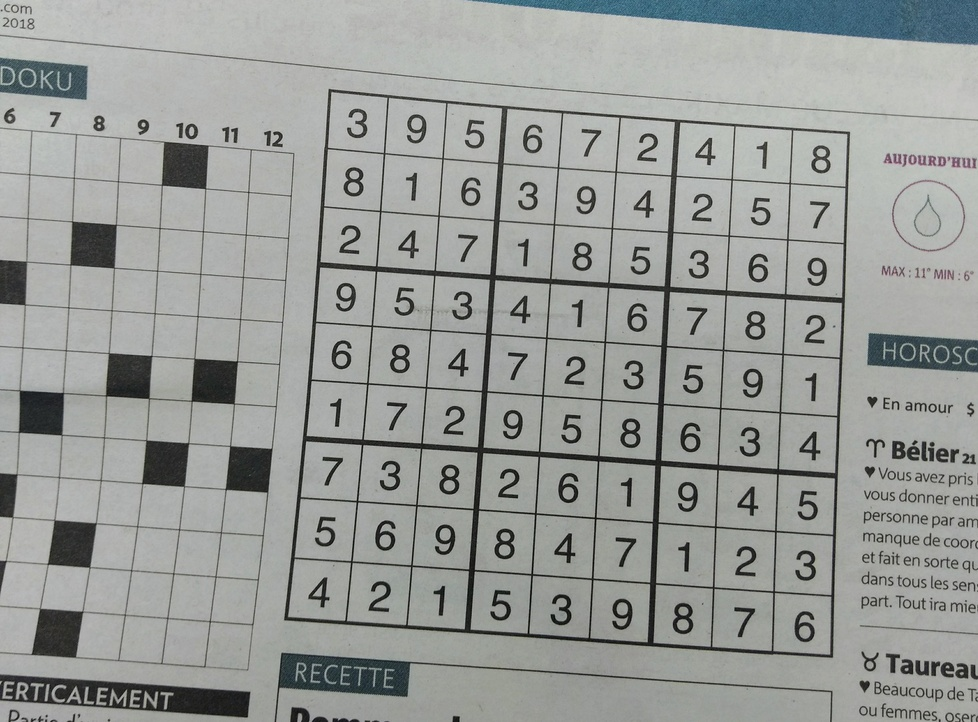
#> input picture sudoku.jpeg, 978 x 722 px, shrunk from 3389 x 2501 before the run
$ jupyter execute --allow-errors Sudoku.ipynb   (shell and % lines are left out)
#> lines starting #> are read from the running program, lines starting #| are printed output that depends on the picture; after the words box and inside, x2 and y2 are one past the last pixel; in counts of white or black regions, pixels touching at a corner belong together
[cell 1]
import cv2
import imutils
import matplotlib.pyplot as plt
import numpy as np
from imutils.perspective import four_point_transform
from inference_sdk import InferenceHTTPClient, InferenceConfiguration
import os

[cell 2]
sudoku_image = cv2.imread("sudoku.jpeg")
#> sudoku_image is the input picture: shape (722, 978, 3); mean B, G, R 152.1, 155.1, 152.4
gray = cv2.cvtColor(sudoku_image, cv2.COLOR_BGR2GRAY)

fig, ax = plt.subplots()
ax.imshow(sudoku_image)
ax.set_xticks([])
ax.set_yticks([])
fig.suptitle("Sudoku image")
plt.show()

# Blur

To blur the image we are going to perform a convolution between some averaging kernel and the image. We could use the box filter which will take the average of $n x n$ pixels and assign that value to the center pixel.

For example,

$$A_3 = \begin{bmatrix}
1 & 1 & 1 \\
1 & 1 & 1 \\
1 & 1 & 1
\end{bmatrix}$$

Define the sum of all elements to be the norm defined below.

$$\text{norm(A)} = \sum_i^n \sum_j^n a_{ij}$$

$$kernel = \frac{A}{norm(A)} = \begin{bmatrix}
\frac{1}{9} & \frac{1}{9} & \frac{1}{9} \\
\frac{1}{9} & \frac{1}{9} & \frac{1}{9} \\
\frac{1}{9} & \frac{1}{9} & \frac{1}{9}
\end{bmatrix}$$

It turns out that the Gaussian Kernel is a much better blur filter as it gives more weight to the nearby neighbors.

The 2-D gaussian is represented by
$G(u, v) = \frac{1}{2 \pi \sigma^2}e^{-\frac{u^2+v^2}{2\sigma^2}}$.

Since we don't want to make the image ligher, we need to normalize the gaussian kernel. The kernel is a discrete representation of the continuous function, therefore we can normalize in the same way as above ($\frac{A}{norm(A)}$).

Below, I have plotted the 2-D gaussian function.

[cell 3]
sigma = 1.5
x = np.linspace(-5, 5)
y = np.linspace(-5, 5)

x, y = np.meshgrid(x, y)
g = (1 / (2 * np.pi * sigma ** 2)) * np.exp(-(x ** 2 + y ** 2) / (2 * sigma ** 2))

figure = plt.figure(figsize=(15, 15))
ax = figure.add_subplot(2, 1, 1, projection='3d')

ax.plot_surface(x, y, g, edgecolor='royalblue', lw=0.5, rstride=8, cstride=8,
                alpha=0.3)
ax.set(xlim=(-5, 5), ylim=(-5, 5), zlim=(-0.05, 0.075),
       xlabel='X', ylabel='Y', zlabel='Z')
ax.contour(x, y, g, zdir='y', offset=5, cmap='coolwarm')
ax.contour(x, y, g, zdir='x', offset=-5, cmap='coolwarm')
ax.contour(x, y, g, zdir='z', offset=-0.05, cmap='coolwarm')

plt.title("2D Gaussian")
plt.show()

[cell 4]
blur = cv2.GaussianBlur(gray, (15, 15), 0)

blur_100 = cv2.GaussianBlur(gray, (101, 101), 0)
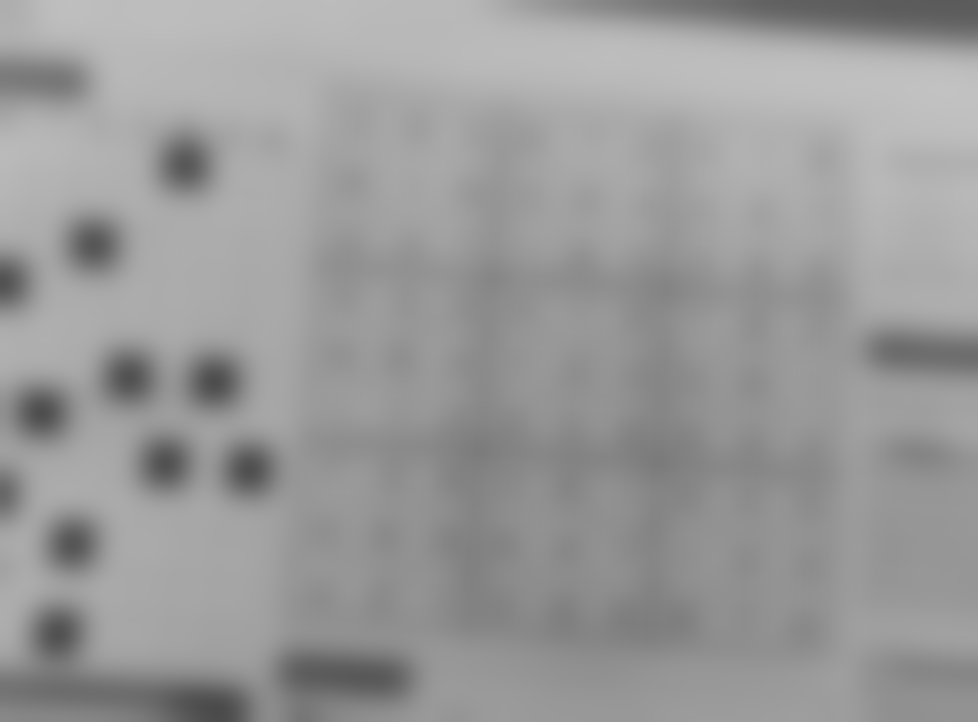
#> blur_100: shape (722, 978); min 75, max 194, mean 154

fig, (ax1, ax2, ax3) = plt.subplots(1, 3, figsize=(15, 5))
ax1.plot(x, y)

ax1.imshow(gray, cmap='gray')
ax1.set_title("Original")
ax1.set_xticks([])
ax1.set_yticks([])

ax2.imshow(blur, cmap='gray')
ax2.set_title("Blurred")
ax2.set_xticks([])
ax2.set_yticks([])

ax3.imshow(blur_100, cmap='gray')
ax3.set_title("Blurred with 101x101 kernel")
ax3.set_xticks([])
ax3.set_yticks([])

plt.show()
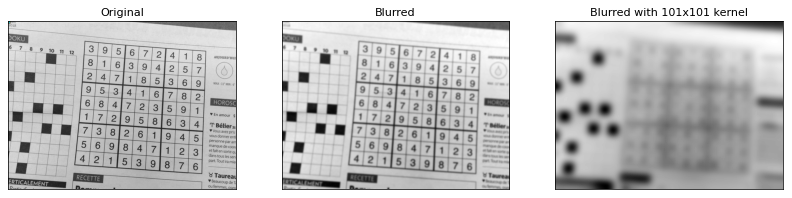
#> figure drawn by matplotlib, 3 panels

# Thresholding

Thresholding is going to replace any pixel below a given threshold value with a black pixel and replace any pixel above the threshold with a white value.

Adaptive thresholding works similiarly to global thresholding but changes the threshold value in a local region. This will work better when there is variable lighting in the image.

[cell 5]
_, threshold = cv2.threshold(blur, 100, 255, cv2.THRESH_BINARY)
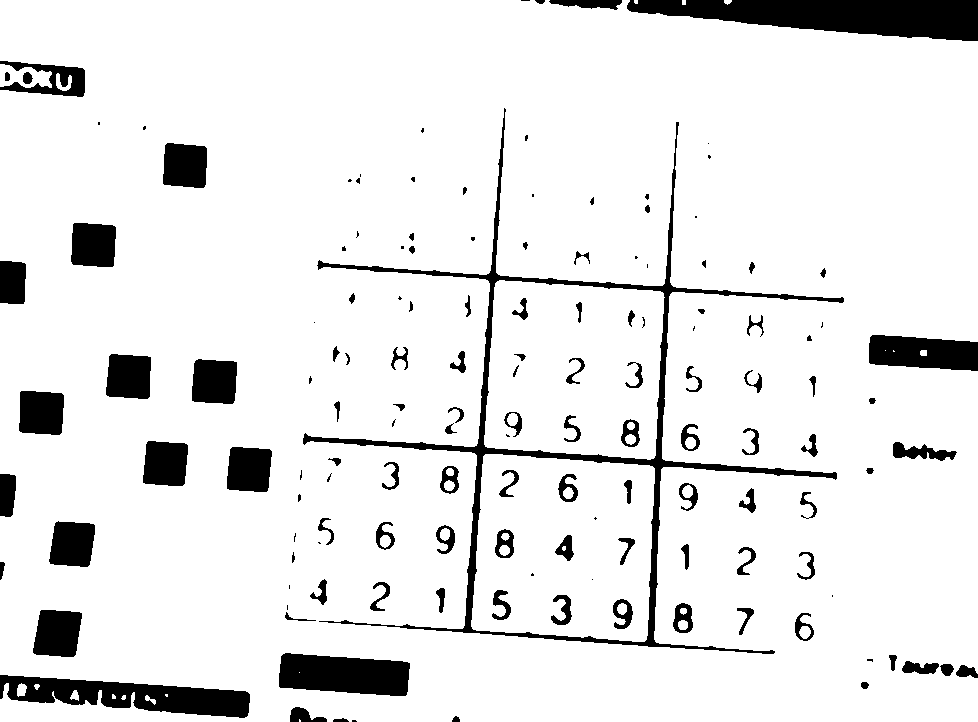
#> threshold: shape (722, 978); 90.6% white; 143 black regions (41 under 20 px), largest, box (x1, y1, x2, y2) and area: (303, 108, 844, 654) 11910, (627, 0, 978, 41) 9622, (0, 675, 250, 718) 5777
threshold_inverted = cv2.bitwise_not(threshold)

adaptive_threshold = cv2.adaptiveThreshold(blur, 255, cv2.ADAPTIVE_THRESH_MEAN_C, cv2.THRESH_BINARY, 15, 10)
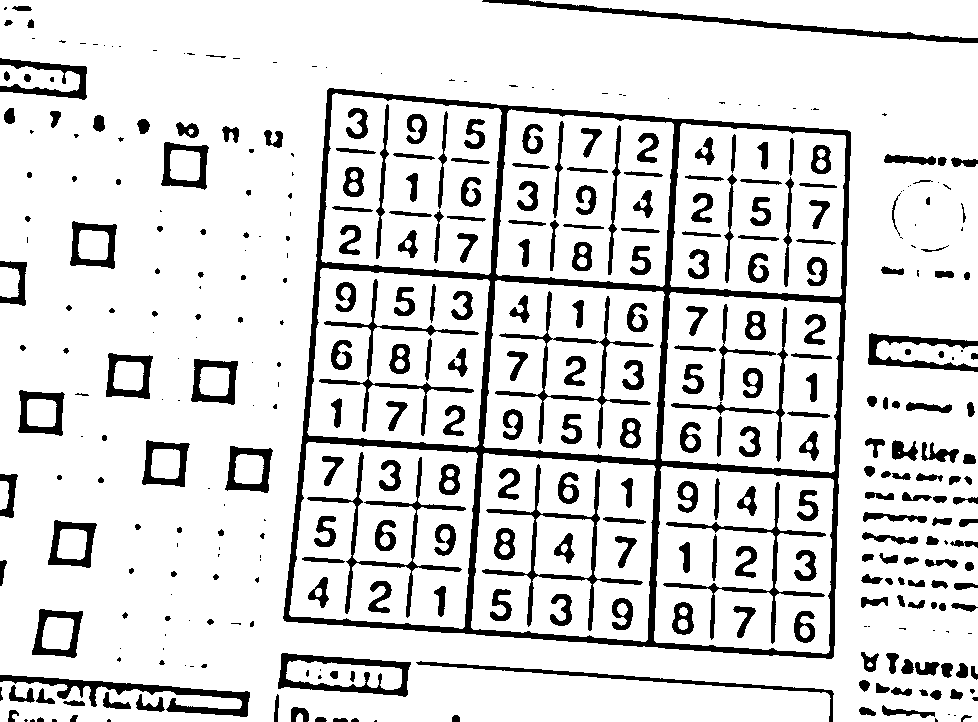
#> adaptive_threshold: shape (722, 978); 85.2% white; 394 black regions (113 under 20 px), largest, box (x1, y1, x2, y2) and area: (283, 88, 851, 659) 24724, (482, 0, 978, 43) 2548, (0, 675, 250, 717) 2530
adaptive_threshold_inverted = cv2.bitwise_not(adaptive_threshold)
#> adaptive_threshold_inverted: shape (722, 978); 14.8% white; 394 white regions (113 under 20 px)

fig, axs = plt.subplots(2, 2, figsize=(10, 10))

axs[0][0].imshow(threshold, cmap='gray')
axs[0][0].set_xticks([])
axs[0][0].set_yticks([])
axs[0][0].set_title("Thresholding")

axs[0][1].imshow(adaptive_threshold, cmap='gray')
axs[0][1].set_xticks([])
axs[0][1].set_yticks([])
axs[0][1].set_title("Adaptive Thresholding")

axs[1][0].imshow(threshold_inverted, cmap='gray')
axs[1][0].set_xticks([])
axs[1][0].set_yticks([])
axs[1][0].set_title("Thresholding Inverted")

axs[1][1].imshow(adaptive_threshold_inverted, cmap='gray')
axs[1][1].set_xticks([])
axs[1][1].set_yticks([])
axs[1][1].set_title("Adaptive Thresholding Inverted")

plt.show()

From the above images, we can see the top right corner of the image after thresholding is faded. This is because this light might not be the same throughout the image so we cannot pick a value for the threshold that will perform equally as well throughout.

From the adaptive thresholding image, we can see it does a pretty good job of finding the image boundary.

# Find sudoku grid

[cell 6]
outlined_image = sudoku_image.copy()
threshold_copy = adaptive_threshold_inverted.copy()

countours = cv2.findContours(threshold_copy, cv2.RETR_EXTERNAL, cv2.CHAIN_APPROX_SIMPLE)
#> countours = 263 contours, 148 with area under 20; largest, box (x1, y1, x2, y2) and area: (283, 88, 851, 659) 283452, (278, 653, 411, 697) 4192, (0, 675, 250, 717) 2141, (482, 0, 978, 43) 2050, (32, 609, 83, 658) 1838
countours = imutils.grab_contours(countours)

largest_countour = max(countours, key=cv2.contourArea)
#> largest_countour = contour of 317 points, box (x1, y1, x2, y2) (283, 88, 851, 659), area 283452

cv2.drawContours(outlined_image, largest_countour, -1, (0, 255, 0), 15)
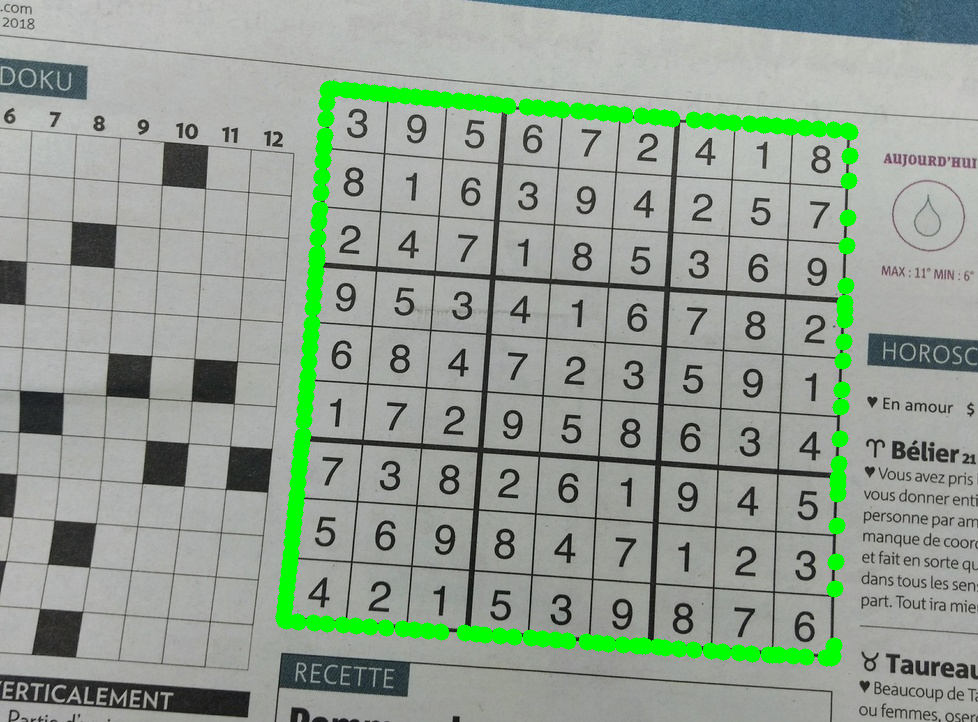
#> outlined_image: shape (722, 978, 3); 3.92% of pixels changed, all inside (x1, y1, x2, y2) = (275, 80, 859, 667)

fig, (ax1, ax2) = plt.subplots(1, 2, figsize=(10, 5))

ax1.imshow(threshold_copy, cmap='gray')
ax1.set_title("After thresholding applied")
ax1.set_xticks([])
ax1.set_yticks([])

ax2.imshow(outlined_image)
ax2.set_title("Original image with outline")
ax2.set_xticks([])
ax2.set_yticks([])

plt.show()
#> figure, not shown here; B, G, R data is drawn as R, G, B

[cell 7]
x, y, w, h = cv2.boundingRect(largest_countour)
#> x = 283; y = 88; w = 568; h = 571

show_bounary_img = sudoku_image.copy()

fig, ax = plt.subplots()

ax.set_xticks([])
ax.set_yticks([])
ax.imshow(cv2.rectangle(show_bounary_img, (x, y), (x + w, y + h), (0, 255, 0), 5))
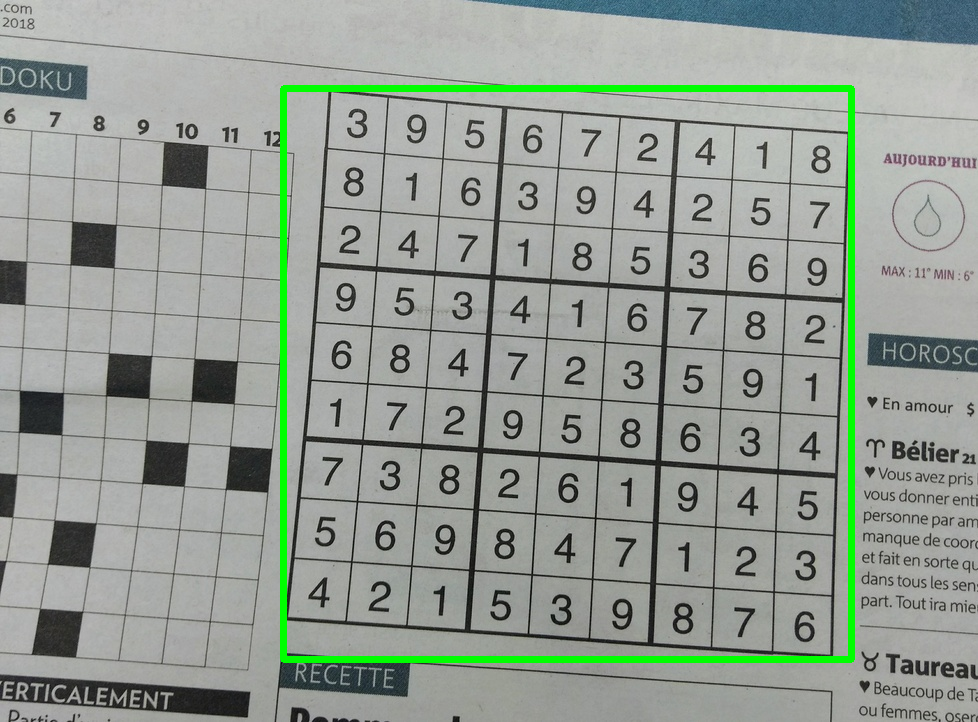
#> show_bounary_img: shape (722, 978, 3); 2.26% of pixels changed, all inside (x1, y1, x2, y2) = (280, 85, 855, 663)
plt.show()

[cell 8]
perimeter = cv2.arcLength(curve=largest_countour, closed=True)
#> perimeter = 2193.1

shape = cv2.approxPolyDP(curve=largest_countour, epsilon=0.01 * perimeter, closed=True).reshape(4, 2)
#> shape = [[329, 88], [284, 620], [831, 658], [850, 132]]
_, ax = plt.subplots()
ax.imshow(sudoku_image)

for corner in shape:
    ax.scatter(corner[0], corner[1], color='blue')
#> this loop made 4 passes

ax.set_xticks([])
ax.set_yticks([])
plt.show()
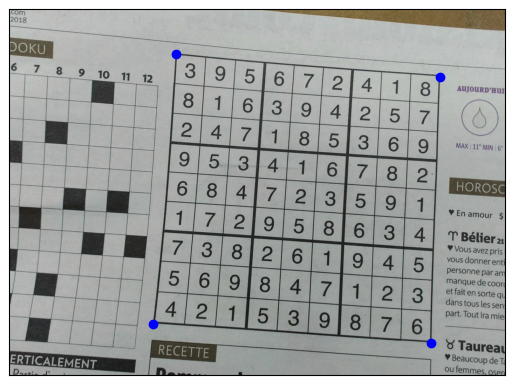
#> figure drawn by matplotlib, 1 panel; B, G, R data is drawn as R, G, B

[cell 9]
original = sudoku_image.copy()

cropped = four_point_transform(original, shape)

fig, ax = plt.subplots()
ax.imshow(cropped)

ax.set_xticks([])
ax.set_yticks([])

plt.show()

## Split image into individual cells

[cell 10]
extract_image = cropped.copy()

dx = extract_image.shape[0] // 9
#> dx = 59
dy = extract_image.shape[1] // 9
#> dy = 60

for i in range(1, 9):
    extract_image[i * dx:i * dx + 5, :, 1] = 255
    extract_image[:, i * dy:i * dy + 5, 1] = 255
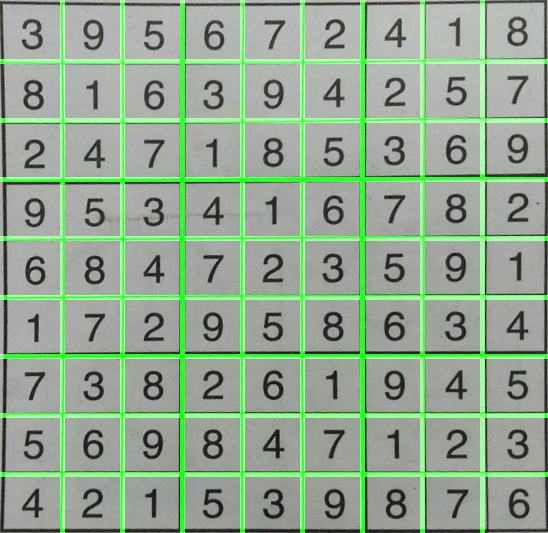
#> extract_image: shape (533, 548, 3); mean B, G, R 144.7, 168.2, 146.4

fig, ax = plt.subplots()

ax.imshow(extract_image)

ax.set_xticks([])
ax.set_yticks([])

[cell 11]
fig, axs = plt.subplots(9, 9)
fig.suptitle("Individual cells")

for x in range(9):
    for y in range(9):
        axs[x, y].imshow(cropped[dx * x:dx * (x + 1), dy * y: dy * (y + 1)])
        axs[x, y].set_xticks([])
        axs[x, y].set_yticks([])

plt.show()
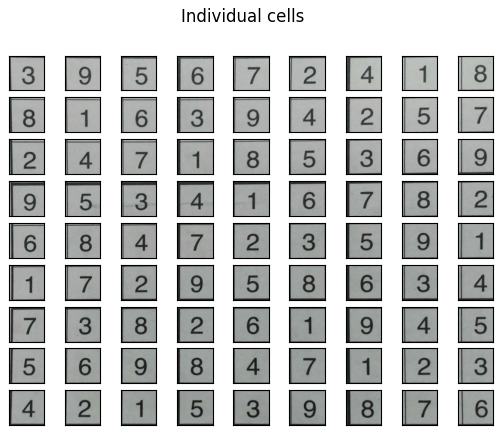
#> figure drawn by matplotlib, 81 panels

# Extract digits

The following function will print the image of a sudoku board represented as a list of lists.

[cell 12]
def print_board(board):
    for i in range(9):
        if (i == 0):
            print(
                "================================"
            )
        for j, val in enumerate(board[i]):
            print_pipe = [1, 2, 4, 5, 7, 8]
            if (j == 0):
                print("||", end="")
            if (j in print_pipe):
                print("|", end="")
            if (j % 3 == 0 and j != 0):
                print("||", end="")
            if (val == -1):
                print("  ", end="")
            else:
                print(str(val) + " ", end="")
        if ((i + 1) % 3 == 0):
            print(
                "||\n================================"
            )
        else:
            print("||")
    print("\n")
